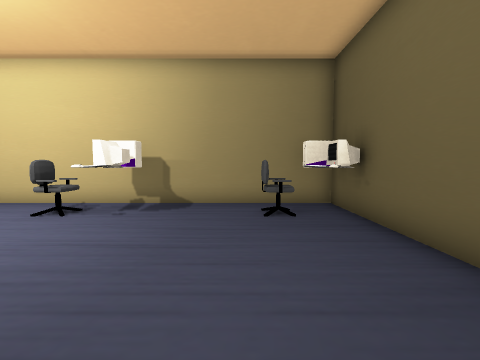
[1] (above)

21 first-person views from a walk through a Unity game level. The camera is 1.4 m above the floor, tilts 4° down and sees 90° across. The floor is counted in squares, 1 m on a side. Each view is taken from the middle of a square. On the plan, view 1 faces up. The plan holds only what a view shows up to about 13 squares ahead; the rest is blank. The player is left out. Some surface patterns are stand-ins.

[2]
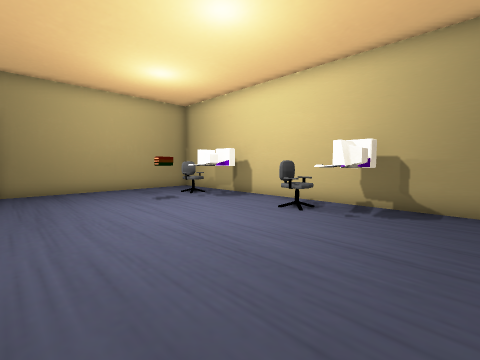

[3]
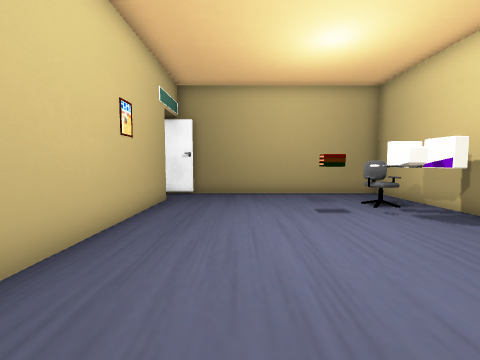

[4]
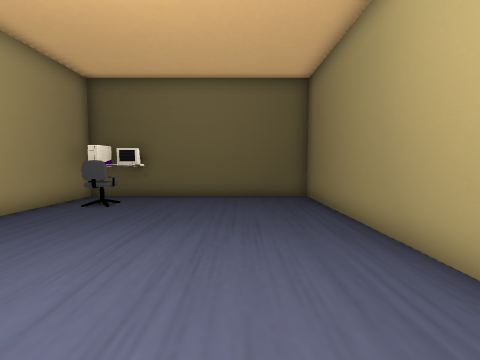

[5]
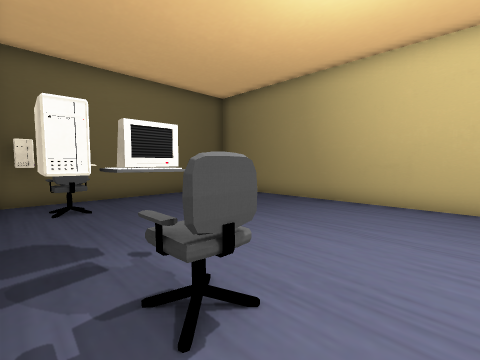

[6]
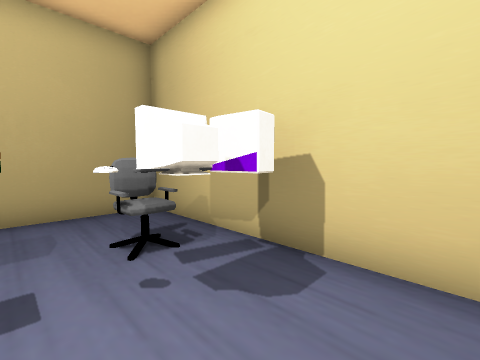

[7]
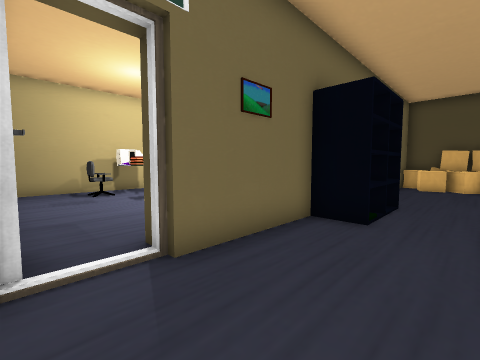

[8]
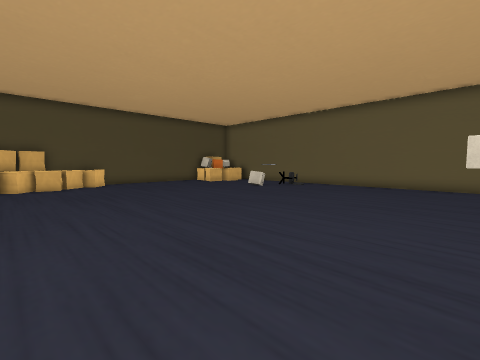

[9]
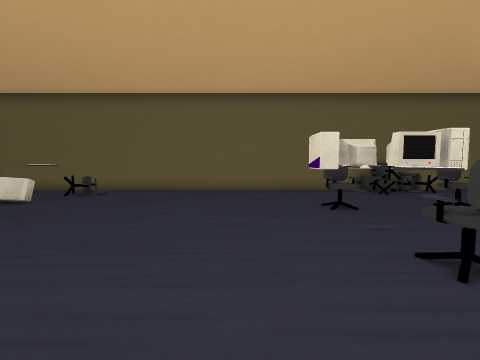

[10]
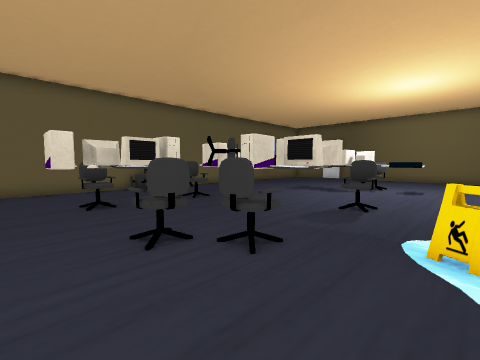

[11]
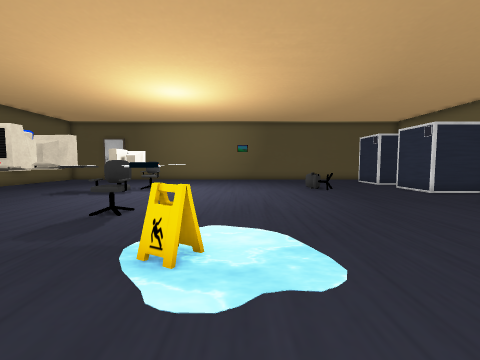

[12]
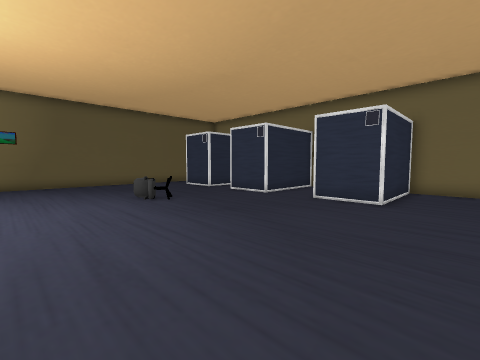

[13]
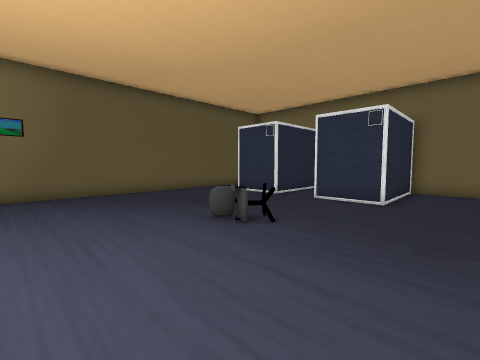

[14]
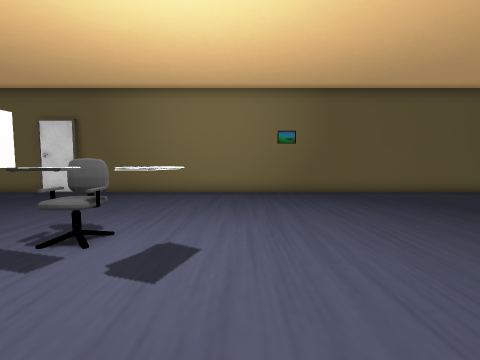

[15]
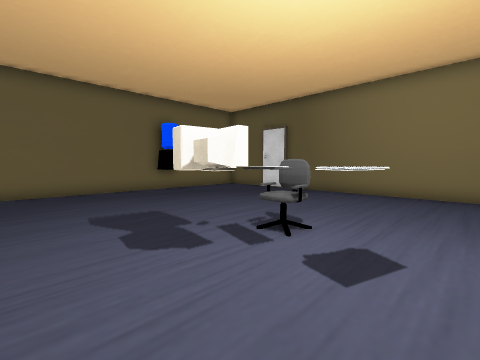

[16]
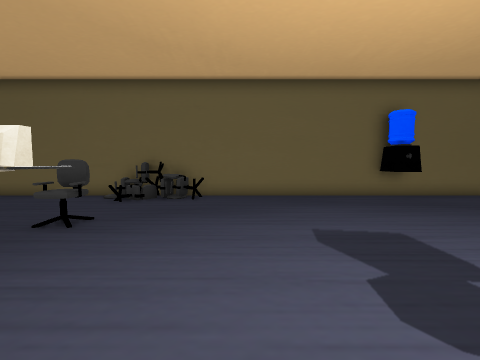

[17]
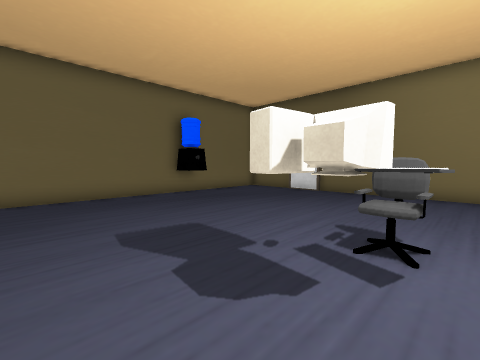

[18]
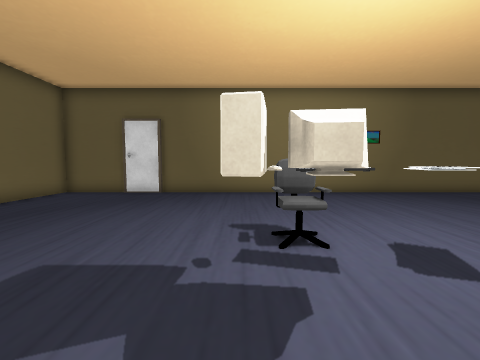

[19]
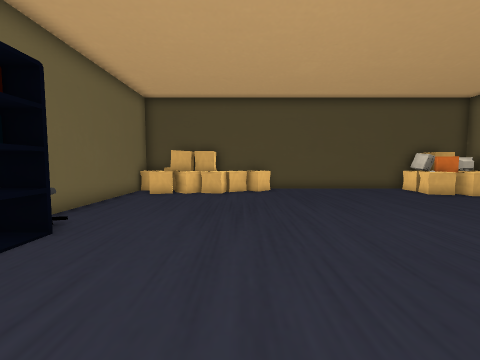

[20]
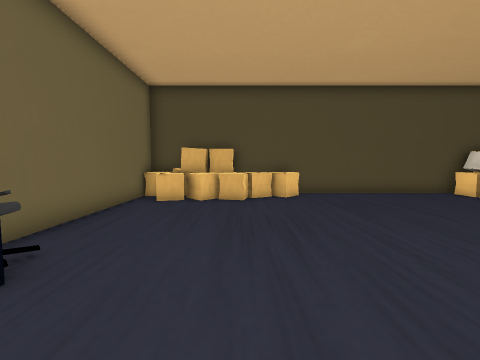

[21]
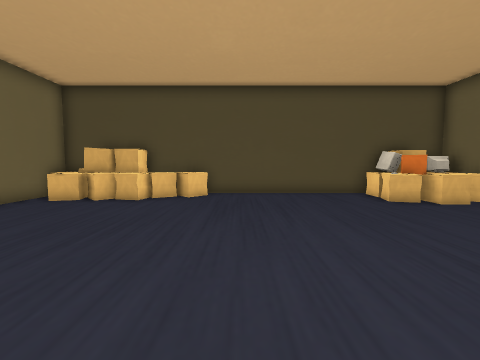

### Floor plan
Ten units are one square. View 1 is at (0, 0); x grows to the right and y downward. Boxes are objects, and circles mark ways between rooms. Rooms are numbered by the first view taken in them; rooms with no view inside come last. Other rooms are left out.
<svg viewBox="-351 -90 391 290">
<path fill="none" stroke="#000" d="M-122 19 -122 9 32 9 32 -84 -142 -84 -142 2M-139 1 -139 14M-173 57 -176 63M-81 19 -122 19M-203 -44 -203 -40 -228 -40M-179 -84 -203 -84M-301 183 -290 183M-296 -40 -321 -40M-229 -84 -252 -84 -252 -40 -278 -40M-346 165 -346 194 2 194M25 19 -40 19M-346 -36 -346 164M32 155 32 65M-171 58 -175 64"/>
<rect x="-115" y="-75" width="10" height="20" fill="#bbb"><title>other object</title></rect>
<rect x="-105" y="-55" width="10" height="10" fill="#bbb"><title>other object</title></rect>
<rect x="-105" y="-75" width="10" height="20" fill="#bbb"><title>other object</title></rect>
<rect x="-95" y="-65" width="10" height="10" fill="#bbb"><title>other object</title></rect>
<rect x="-95" y="-85" width="10" height="10" fill="#bbb"><title>other object</title></rect>
<rect x="-55" y="-75" width="10" height="20" fill="#bbb"><title>other object</title></rect>
<rect x="-45" y="-75" width="10" height="20" fill="#bbb"><title>other object</title></rect>
<rect x="-35" y="-65" width="10" height="10" fill="#bbb"><title>other object</title></rect>
<rect x="5" y="-75" width="10" height="20" fill="#bbb"><title>other object</title></rect>
<rect x="15" y="-75" width="10" height="20" fill="#bbb"><title>other object</title></rect>
<rect x="-285" y="-5" width="20" height="20" fill="#bbb"><title>other object</title></rect>
<rect x="-275" y="95" width="10" height="10" fill="#bbb"><title>other object</title></rect>
<rect x="-275" y="75" width="20" height="10" fill="#bbb"><title>other object</title></rect>
<rect x="-265" y="105" width="10" height="10" fill="#bbb"><title>other object</title></rect>
<rect x="-265" y="85" width="10" height="20" fill="#bbb"><title>other object</title></rect>
<rect x="-255" y="95" width="10" height="10" fill="#bbb"><title>other object</title></rect>
<rect x="-215" y="175" width="10" height="10" fill="#bbb"><title>other object</title></rect>
<rect x="-215" y="75" width="20" height="20" fill="#bbb"><title>other object</title></rect>
<rect x="-205" y="185" width="10" height="10" fill="#bbb"><title>other object</title></rect>
<rect x="-205" y="85" width="10" height="10" fill="#bbb"><title>other object</title></rect>
<rect x="-205" y="65" width="10" height="10" fill="#bbb"><title>other object</title></rect>
<rect x="-195" y="185" width="10" height="10" fill="#bbb"><title>other object</title></rect>
<rect x="-195" y="135" width="10" height="20" fill="#bbb"><title>other object</title></rect>
<rect x="-195" y="125" width="10" height="10" fill="#bbb"><title>other object</title></rect>
<rect x="-195" y="105" width="20" height="20" fill="#bbb"><title>other object</title></rect>
<rect x="-195" y="95" width="10" height="10" fill="#bbb"><title>other object</title></rect>
<rect x="-195" y="85" width="10" height="10" fill="#bbb"><title>other object</title></rect>
<rect x="-185" y="185" width="10" height="10" fill="#bbb"><title>other object</title></rect>
<rect x="-185" y="175" width="10" height="10" fill="#bbb"><title>other object</title></rect>
<rect x="-185" y="95" width="20" height="10" fill="#bbb"><title>other object</title></rect>
<rect x="-185" y="75" width="10" height="20" fill="#bbb"><title>other object</title></rect>
<rect x="-175" y="85" width="10" height="10" fill="#bbb"><title>other object</title></rect>
<rect x="-165" y="125" width="20" height="10" fill="#bbb"><title>other object</title></rect>
<rect x="-165" y="115" width="10" height="10" fill="#bbb"><title>other object</title></rect>
<rect x="-165" y="105" width="20" height="10" fill="#bbb"><title>other object</title></rect>
<rect x="-165" y="85" width="10" height="10" fill="#bbb"><title>other object</title></rect>
<rect x="-155" y="135" width="10" height="20" fill="#bbb"><title>other object</title></rect>
<rect x="-155" y="115" width="10" height="10" fill="#bbb"><title>other object</title></rect>
<rect x="-155" y="95" width="10" height="10" fill="#bbb"><title>other object</title></rect>
<rect x="-145" y="115" width="10" height="10" fill="#bbb"><title>other object</title></rect>
<rect x="-85" y="25" width="30" height="10" fill="#bbb"><title>other object</title></rect>
<rect x="-55" y="175" width="10" height="10" fill="#bbb"><title>other object</title></rect>
<rect x="-55" y="15" width="10" height="20" fill="#bbb"><title>other object</title></rect>
<rect x="-45" y="155" width="10" height="20" fill="#bbb"><title>other object</title></rect>
<rect x="-5" y="165" width="20" height="20" fill="#bbb"><title>other object</title></rect>
<rect x="5" y="185" width="10" height="10" fill="#bbb"><title>other object</title></rect>
<rect x="5" y="55" width="10" height="10" fill="#bbb"><title>other object</title></rect>
<rect x="5" y="35" width="10" height="10" fill="#bbb"><title>other object</title></rect>
<rect x="5" y="25" width="10" height="10" fill="#bbb"><title>other object</title></rect>
<rect x="15" y="185" width="20" height="10" fill="#bbb"><title>other object</title></rect>
<rect x="15" y="175" width="10" height="10" fill="#bbb"><title>other object</title></rect>
<rect x="15" y="155" width="10" height="20" fill="#bbb"><title>other object</title></rect>
<rect x="15" y="65" width="10" height="20" fill="#bbb"><title>other object</title></rect>
<rect x="15" y="55" width="10" height="10" fill="#bbb"><title>other object</title></rect>
<rect x="15" y="35" width="10" height="20" fill="#bbb"><title>other object</title></rect>
<rect x="15" y="25" width="20" height="10" fill="#bbb"><title>other object</title></rect>
<rect x="25" y="175" width="10" height="10" fill="#bbb"><title>other object</title></rect>
<rect x="25" y="155" width="10" height="10" fill="#bbb"><title>other object</title></rect>
<rect x="25" y="45" width="10" height="10" fill="#bbb"><title>other object</title></rect>
<rect x="25" y="15" width="10" height="10" fill="#bbb"><title>other object</title></rect>
<circle cx="-130" cy="10" r="3" fill="#2a7"/>
<text x="-50" y="-40">1</text>
<text x="-170" y="80">2</text>
</svg>
Room 1 opens to room 2.

Where each view was taken, in squares from view 1:
view 1: 0 up, 0 right, facing up
view 2: 0 up, 1 left, facing up-left
view 3: 2 up, 3 left, facing left
view 4: 2 up, 7 left, facing right
view 5: 8 up, 7 left, facing down-right
view 6: 5 up, 7 left, facing up-left
view 7: 5 down, 14 left, facing up-right
view 8: 4 down, 14 left, facing down-right
view 9: 7 down, 12 left, facing down
view 10: 6 down, 13 left, facing down-left
view 11: 5 down, 14 left, facing left
view 12: 5 down, 18 left, facing up-left
view 13: 5 down, 23 left, facing up-left
view 14: 7 down, 23 left, facing left
view 15: 7 down, 23 left, facing down-left
view 16: 9 down, 23 left, facing down
view 17: 9 down, 23 left, facing down-left
view 18: 11 down, 23 left, facing left
view 19: 7 down, 10 left, facing right
view 20: 6 down, 8 left, facing right
view 21: 10 down, 8 left, facing right
